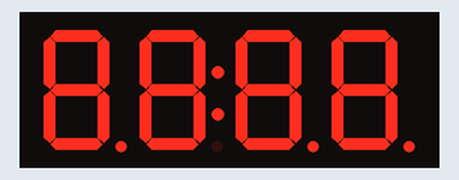
The sketch below on a simulated STM32 Nucleo. On the bench: 4-digit seven-segment display.

Above: at 0.1 s.
At 1.1 s:
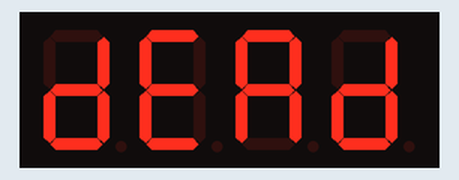
At 2.1 s:
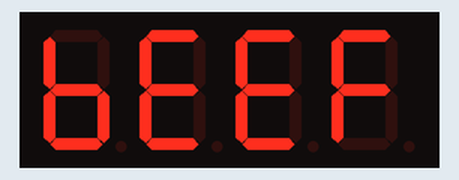
At 15.5 s:
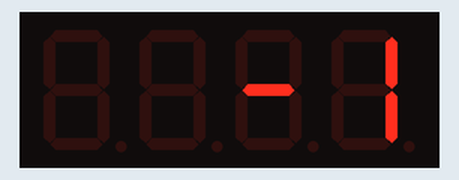
At 19.6 s:
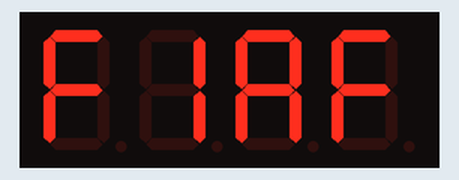
At 22.6 s:
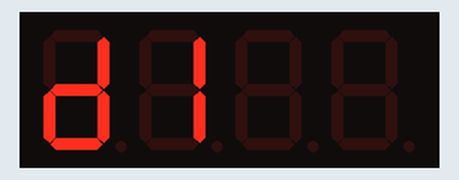

The sketch:

Arduino_NUCLEO-F103RB_TM1637Test.ino
```cpp
#include <Arduino.h>
#include <TM1637Display.h>

// Module connection pins (Digital Pins)
// Upper left two Morpho pins on STMicro NUCLEO-F103RB development board
#define CLK PC10
#define DIO PC12

// The amount of time (in milliseconds) between tests
#define TEST_DELAY   1000

// 7-segment display segments and bit number:
//  __A_       __0_
// F    B     5    1
// |__G_|     |__6_|
// E    C     4    2
// |__D_|     |__3_|
// segment   bit nums

const uint8_t SEG_DONE[] = {
	SEG_B | SEG_C | SEG_D | SEG_E | SEG_G,           // d
	SEG_A | SEG_B | SEG_C | SEG_D | SEG_E | SEG_F,   // O
	SEG_C | SEG_E | SEG_G,                           // n
	SEG_A | SEG_D | SEG_E | SEG_F | SEG_G            // E
	};

const uint8_t SEG_DEAD[] = {
	SEG_B | SEG_C | SEG_D | SEG_E | SEG_G,           // d
	SEG_A | SEG_D | SEG_E | SEG_F | SEG_G,           // E
	SEG_A | SEG_B | SEG_C | SEG_E | SEG_F | SEG_G,   // A
	SEG_B | SEG_C | SEG_D | SEG_E | SEG_G,           // d
	};

const uint8_t SEG_BEEF[] = {
	SEG_C | SEG_D | SEG_E | SEG_F | SEG_G,           // b
	SEG_A | SEG_D | SEG_E | SEG_F | SEG_G,           // E
	SEG_A | SEG_D | SEG_E | SEG_F | SEG_G,           // E
	SEG_A | SEG_E | SEG_F | SEG_G                    // F
};

TM1637Display display(CLK, DIO);

void setup()
{
}

void loop()
{
  int k;
  uint8_t data[] = { 0xff, 0xff, 0xff, 0xff };
  uint8_t blank[] = { 0x00, 0x00, 0x00, 0x00 };
  display.setBrightness(0x0f);

  // All segments on
  display.setSegments(data);
  delay(TEST_DELAY);

  display.setSegments(SEG_DEAD);
  delay(TEST_DELAY);
  display.setSegments(SEG_BEEF);
  delay(TEST_DELAY);

  // Selectively set different digits
  data[0] = display.encodeDigit(0);
  data[1] = display.encodeDigit(1);
  data[2] = display.encodeDigit(2);
  data[3] = display.encodeDigit(3);
  display.setSegments(data);
  delay(TEST_DELAY);

  /*
  for(k = 3; k >= 0; k--) {
	display.setSegments(data, 1, k);
	delay(TEST_DELAY);
	}
  */

  display.clear();
  display.setSegments(data+2, 2, 2);
  delay(TEST_DELAY);

  display.clear();
  display.setSegments(data+2, 2, 1);
  delay(TEST_DELAY);

  display.clear();
  display.setSegments(data+1, 3, 1);
  delay(TEST_DELAY);


  // Show decimal numbers with/without leading zeros
  display.showNumberDec(0, false); // Expect: ___0
  delay(TEST_DELAY);
  display.showNumberDec(0, true);  // Expect: 0000
  delay(TEST_DELAY);
	display.showNumberDec(1, false); // Expect: ___1
	delay(TEST_DELAY);
  display.showNumberDec(1, true);  // Expect: 0001
  delay(TEST_DELAY);
  display.showNumberDec(301, false); // Expect: _301
  delay(TEST_DELAY);
  display.showNumberDec(301, true); // Expect: 0301
  delay(TEST_DELAY);
  display.clear();
  display.showNumberDec(14, false, 2, 1); // Expect: _14_
  delay(TEST_DELAY);
  display.clear();
  display.showNumberDec(4, true, 2, 2);  // Expect: 04__
  delay(TEST_DELAY);
  display.showNumberDec(-1, false);  // Expect: __-1
  delay(TEST_DELAY);
  display.showNumberDec(-12);        // Expect: _-12
  delay(TEST_DELAY);
  display.showNumberDec(-999);       // Expect: -999
  delay(TEST_DELAY);
  display.clear();
  display.showNumberDec(-5, false, 3, 0); // Expect: _-5_
  delay(TEST_DELAY);
  display.showNumberHexEx(0xf1af);        // Expect: f1Af
  delay(TEST_DELAY);
  display.showNumberHexEx(0x2c);          // Expect: __2C
  delay(TEST_DELAY);
  display.showNumberHexEx(0xd1, 0, true); // Expect: 00d1
  delay(TEST_DELAY);
  display.clear();
  display.showNumberHexEx(0xd1, 0, true, 2); // Expect: d1__
  delay(TEST_DELAY);

	// Run through all the dots
	for(k=0; k <= 4; k++) {
		display.showNumberDecEx(0, (0x80 >> k), true);
		delay(TEST_DELAY);
	}

  // Brightness Test
  for(k = 0; k < 4; k++)
	data[k] = 0xff;
  for(k = 0; k < 7; k++) {
    display.setBrightness(k);
    display.setSegments(data);
    delay(TEST_DELAY);
  }

  // On/Off test
  for(k = 0; k < 4; k++) {
    display.setBrightness(7, false);  // Turn off
    display.setSegments(data);
    delay(TEST_DELAY);
    display.setBrightness(7, true); // Turn on
    display.setSegments(data);
    delay(TEST_DELAY);
  }

  // Done!
  display.setSegments(SEG_DONE);

  while(1);
}
```

Measured:
- what the display in image 1 shows lasts 1.1 s, from 1.0 s to 2.1 s
